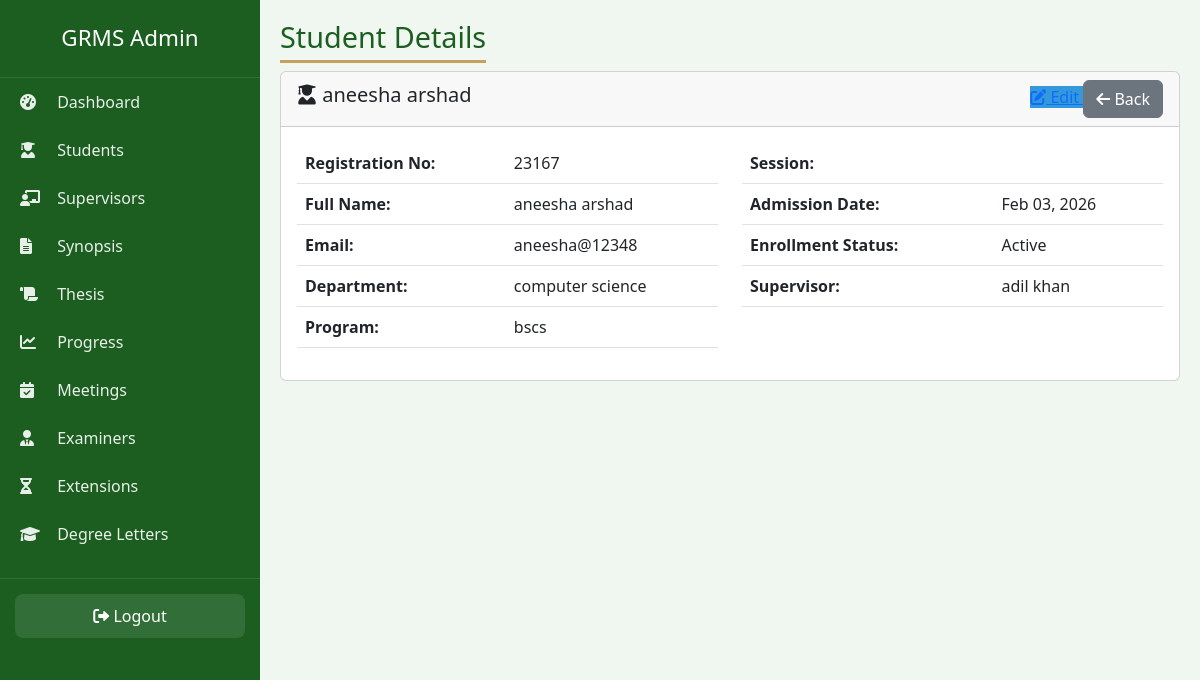
Page /admin-panel-2026-secure/students/2/ (signed in) on the committed database.
### accounts/models.py (models this page shows, shortened)
class Student(models.Model):
    ENROLLMENT_STATUS = (
        ('Active', 'Active'),
        ('Inactive', 'Inactive'),
        ('Completed', 'Completed'),
        ('Withdrawn', 'Withdrawn'),
    )
    user = models.OneToOneField(User, on_delete=models.CASCADE, related_name='student_profile')
    registration_no = models.CharField(max_length=30, unique=True)
    department = models.CharField(max_length=100)
    session = models.CharField(max_length=20)
    program = models.CharField(max_length=50)
    enrollment_status = models.CharField(max_length=20, choices=ENROLLMENT_STATUS, default='Active')
    admission_date = models.DateField(default=timezone.now)
    supervisor = models.ForeignKey('Supervisor', on_delete=models.SET_NULL, null=True, blank=True, related_name='students')

class Supervisor(models.Model):
    AVAILABILITY = (
        ('Available', 'Available'),
        ('Not Available', 'Not Available'),
        ('On Leave', 'On Leave'),
    )
    user = models.OneToOneField(User, on_delete=models.CASCADE, related_name='supervisor_profile')
    employee_id = models.CharField(max_length=30, unique=True, blank=True, null=True)
    department = models.CharField(max_length=100)
    designation = models.CharField(max_length=50)
    availability_status = models.CharField(max_length=20, choices=AVAILABILITY, default='Available')
    max_students = models.IntegerField(default=5)

### accounts/views.py (the view)
# urls.py: path('admin-panel-2026-secure/students/<int:pk>/', views.admin_student_detail, name='admin_student_detail'),
@login_required
@user_passes_test(is_admin)
def admin_student_detail(request, pk):
    student = get_object_or_404(Student, pk=pk)
    return render(request, 'admin/student/detail.html', {'student': student})

### accounts/views.py (called while the page is built)
def is_admin(user):
    return user.is_superuser or user.groups.filter(name='Admin').exists()

### templates/admin/student/detail.html (shortened to what this page needs)
{% extends 'admin/base.html' %}
{% load static %}
{% block page_title %}Student Details{% endblock %}
{% block content %}
<div class="card">
    <div class="card-header d-flex justify-content-between align-items-center">
        <h5><i class="fas fa-user-graduate"></i> {{ student.user.get_full_name }}</h5>
        <div>
            <a href="{% url 'admin_student_update' student.id %}" class="btn-action" style="background: #3498db;">
                <i class="fas fa-edit"></i> Edit
            </a>
            <a href="{% url 'admin_student_list' %}" class="btn btn-secondary">
                <i class="fas fa-arrow-left"></i> Back
            </a>
        </div>
    </div>
    <div class="card-body">
        <div class="row">
            <div class="col-md-6">
                <table class="table">
                    <tr><th>Registration No:</th><td>{{ student.registration_no }}</td></tr>
                    <tr><th>Full Name:</th><td>{{ student.user.get_full_name }}</td></tr>
                    <tr><th>Email:</th><td>{{ student.user.email }}</td></tr>
                    <tr><th>Department:</th><td>{{ student.department }}</td></tr>
                    <tr><th>Program:</th><td>{{ student.program }}</td></tr>
                </table>
            </div>
            <div class="col-md-6">
                <table class="table">
                    <tr><th>Session:</th><td>{{ student.session }}</td></tr>
                    <tr><th>Admission Date:</th><td>{{ student.admission_date|date:"M d, Y" }}</td></tr>
                    <tr><th>Enrollment Status:</th><td>
                        <span class="badge-custom
                            {% if student.enrollment_status == 'Active' %}badge-approved
                            {% elif student.enrollment_status == 'Inactive' %}badge-pending
                            {% else %}badge-rejected{% endif %}">
                            {{ student.enrollment_status }}
                        </span>
                    </td></tr>
                    <tr><th>Supervisor:</th><td>{{ student.supervisor.user.get_full_name|default:"Not Assigned" }}</td></tr>
                </table>
            </div>
        </div>
    </div>
</div>
{% endblock %}

### templates/admin/base.html (style rules this page uses)
* { margin:0;padding:0;box-sizing:border-box; }
body { background:#f0f7f0;font-family:'Segoe UI',sans-serif; }

### rows in the picture
Student: user.get_full_name "aneesha arshad", registration_no "23167", user.email "aneesha@12348", department "computer science", program "bscs", admission_date "Feb 03, 2026", enrollment_status "Active", supervisor.user.get_full_name "adil khan"
